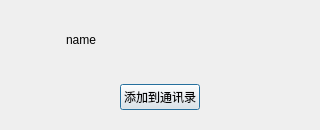
<?xml version="1.0" encoding="UTF-8"?>
<ui version="4.0">
 <class>FindSuccessDlg</class>
 <widget class="QDialog" name="FindSuccessDlg">
  <property name="geometry">
   <rect>
    <x>0</x>
    <y>0</y>
    <width>320</width>
    <height>130</height>
   </rect>
  </property>
  <property name="windowTitle">
   <string>Dialog</string>
  </property>
  <layout class="QVBoxLayout" name="verticalLayout">
   <item>
    <widget class="QWidget" name="widget" native="true">
     <layout class="QHBoxLayout" name="horizontalLayout">
      <item>
       <widget class="QLabel" name="head_lb">
        <property name="minimumSize">
         <size>
          <width>40</width>
          <height>40</height>
         </size>
        </property>
        <property name="maximumSize">
         <size>
          <width>40</width>
          <height>40</height>
         </size>
        </property>
        <property name="text">
         <string/>
        </property>
        <property name="scaledContents">
         <bool>true</bool>
        </property>
       </widget>
      </item>
      <item>
       <widget class="QLabel" name="name_lb">
        <property name="text">
         <string>name</string>
        </property>
       </widget>
      </item>
     </layout>
    </widget>
   </item>
   <item>
    <widget class="QWidget" name="widget_2" native="true">
     <layout class="QHBoxLayout" name="horizontalLayout_2">
      <item>
       <spacer name="horizontalSpacer">
        <property name="orientation">
         <enum>Qt::Horizontal</enum>
        </property>
        <property name="sizeHint" stdset="0">
         <size>
          <width>40</width>
          <height>20</height>
         </size>
        </property>
       </spacer>
      </item>
      <item>
       <widget class="ClickedBtn" name="add_friend_btn">
        <property name="text">
         <string>添加到通讯录</string>
        </property>
       </widget>
      </item>
      <item>
       <spacer name="horizontalSpacer_2">
        <property name="orientation">
         <enum>Qt::Horizontal</enum>
        </property>
        <property name="sizeHint" stdset="0">
         <size>
          <width>40</width>
          <height>20</height>
         </size>
        </property>
       </spacer>
      </item>
     </layout>
    </widget>
   </item>
  </layout>
 </widget>
 <customwidgets>
  <customwidget>
   <class>ClickedBtn</class>
   <extends>QPushButton</extends>
   <header>clickedbtn.h</header>
  </customwidget>
 </customwidgets>
 <resources/>
 <connections/>
</ui>
